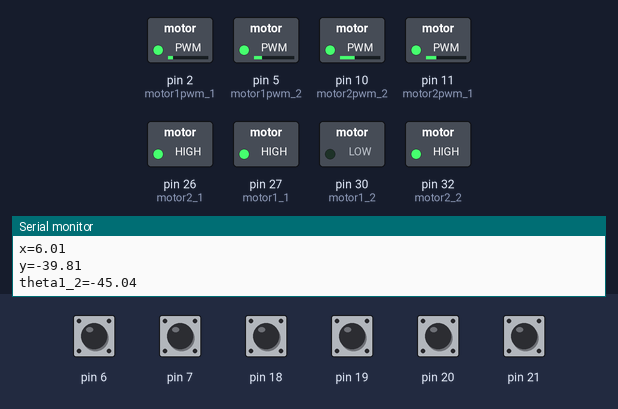
Simulated run of this sketch. Board: Arduino Mega 2560, built with avr-gcc and run on an emulated ATmega2560. Shown: switched loads named in the sketch (green lamp = pin HIGH), the last lines printed to the serial monitor. Inputs (shaded band) come from the test bench; at power-on: pin 6, pin 7, pin 18–21 HIGH.

Above: at 1.2 s.
1.3 s: pin 20 pulled LOW for 0.15 s
At 2.2 s:
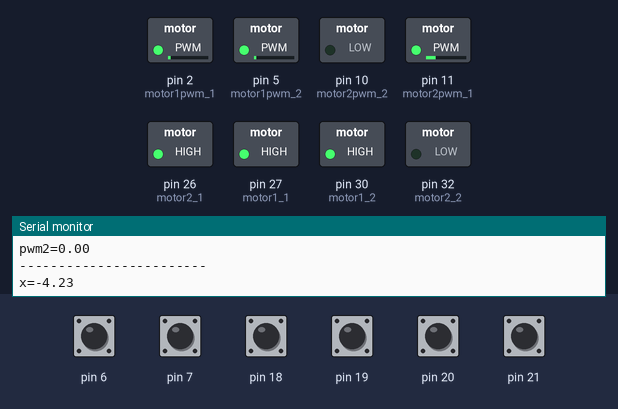
4.3 s: pin 21 pulled LOW for 0.15 s
At 4.37 s:
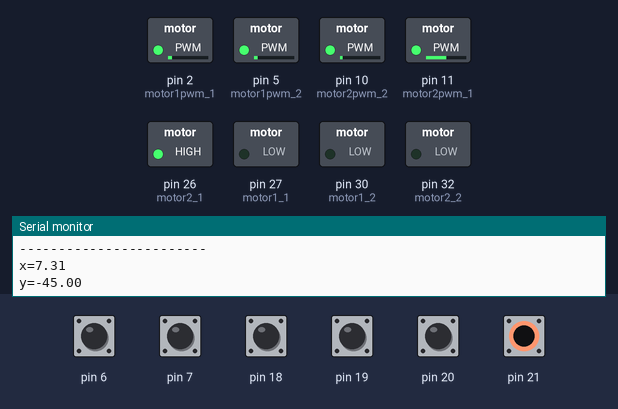
7.4 s: pin 20 pulled LOW for 0.15 s
At 7.56 s:
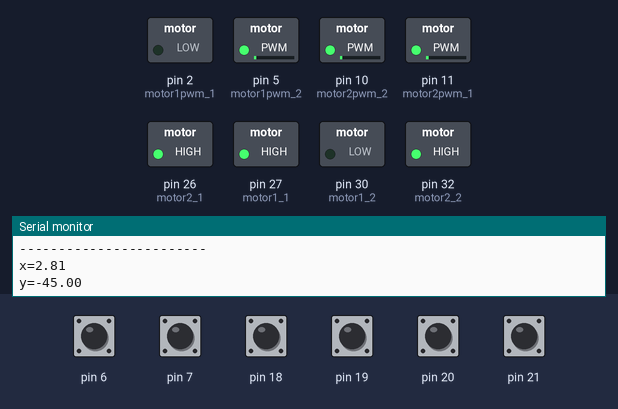
At 8.06 s:
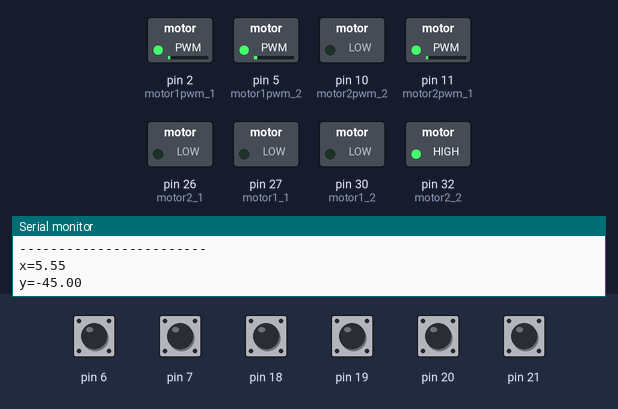
10.4 s: pin 21 pulled LOW for 1 s
13.4 s: pin 21 pulled LOW for 0.15 s
16.5 s: pin 20 pulled LOW for 1 s
Timing chart, 0 to 20.5 s (numbered marks = the images above; inputs shaded):
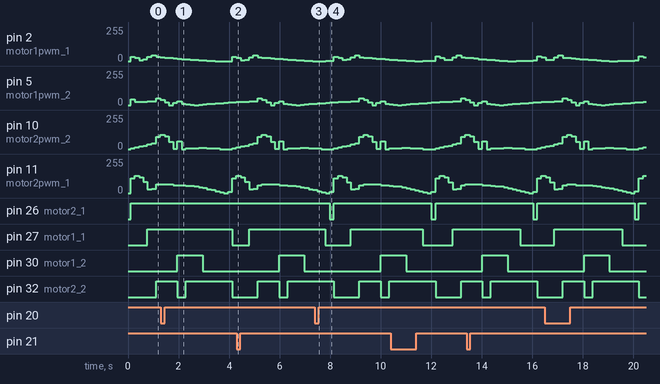

Measured:
- after the input at 7.4 s, pin 26 (motor2_1): HIGH → LOW after 0.58 s, → HIGH 0.17 s later

The sketch:

KittyTA1.ino
```cpp
#define motor1_1  27          //                                                      1-hip        2-knee
#define motor2_1  26
#define motor1pwm_1  2
#define motor2pwm_1  11

#define motor1_2  30
#define motor2_2  32
#define motor1pwm_2  5
#define motor2pwm_2  10

#include <SoftwareSerial.h>

SoftwareSerial mySerial1(10, 11); // RX, TX

int h=1,aa=2;

double alpha_1;
float w = 0.1, theta1c_1 = 0.0 , theta2c_1 = 0.0, theta1_1, theta2_1, error1_1, error2_1, correction1_1, correction2_1, c1_1, c2_1;
float dif_error1_1 , prev_error1_1 = 0.0 , dif_error2_1 , prev_error2_1 = 0.0;

double alpha_2;
float theta1c_2 = 0.0 , theta2c_2 = 0.0, theta1_2, theta2_2, error1_2, error2_2, correction1_2, correction2_2, c1_2, c2_2;
float dif_error1_2 , prev_error1_2 = 0.0 , dif_error2_2 , prev_error2_2 = 0.0;

float Kp1 = 1.5, Kp2 = 1.5, Kd1 = 2.0, Kd2 = 2.0 ;

int l1 = 25, l2 = 25, a = 20, b = 7;

volatile int temp1_1 , counter1_1 = 0;
volatile int temp2_1 , counter2_1 = 0;

volatile int temp1_2 , counter1_2 = 0;
volatile int temp2_2 , counter2_2 = 0;


void setup()
{
  Serial.begin(9600);
  mySerial1.begin(9600);

//Leg1
  pinMode(21, INPUT_PULLUP);
  pinMode(6, INPUT_PULLUP);
  attachInterrupt(2, ai2_1, RISING);


  pinMode(20, INPUT_PULLUP);
  pinMode(7, INPUT_PULLUP);
  attachInterrupt(3, ai3_1, RISING);

//  Leg2
  pinMode(19, INPUT_PULLUP);
  pinMode(9, INPUT_PULLUP);
  attachInterrupt(4, ai4_2, RISING);


  pinMode(18, INPUT_PULLUP);
  pinMode(8, INPUT_PULLUP);
  attachInterrupt(5, ai5_2, RISING);

  pinMode(motor1_1, OUTPUT);
  pinMode(motor1pwm_1, OUTPUT);
  pinMode(motor2_1, OUTPUT);
  pinMode(motor2pwm_1, OUTPUT);

    pinMode(motor1_2, OUTPUT);
  pinMode(motor1pwm_2, OUTPUT);
  pinMode(motor2_2, OUTPUT);
  pinMode(motor2pwm_2, OUTPUT);

}

void loop()
{
        for (float t = 0.523, u=0.89;t < 3.139,u < 5.34; t = t + 0.523,u = u + 0.88){

      float xe_1 = 4 + 8 * cos(t);
      float ye_1 = -45 + 6*sin(t);

      float xe_2 = 4.66 + u ;
      float ye_2 = -45 ;

      if ( counter1_1 != temp1_1 ){
        temp1_1 = counter1_1;

        if (counter1_1 > 600)
        {
          counter1_1 = 0;
        }
        theta1c_1 = (counter1_1 * 0.6);
      }

      if ( counter2_1 != temp2_1 ){
        temp2_1 = counter2_1;

        if (counter2_1 > 600)
        {
          counter2_1 = 0;
        }
        theta2c_1 = (counter2_1 * 0.6);
      }

      if ( counter1_2 != temp1_2 ){
        temp1_2 = counter1_2;

        if (counter1_2 > 600){
          counter1_2 = 0;
          }

        theta1c_2 = (counter1_2 * 0.6);
      }

      if ( counter2_2 != temp2_2 ){
        temp2_2 = counter2_2;

        if (counter2_2 > 600)
        {
          counter2_2 = 0;
        }
        theta2c_2 = -(counter2_2 * 0.6);
      }


        if (atan(ye_1/xe_1)>0)
        {
          alpha_1 = atan(ye_1 / xe_1) - 3.14159;
        }
        else
        {
          alpha_1 = atan(ye_1 / xe_1);
        }

        if (atan(ye_2 / xe_2) > 0)
        {
          alpha_2 = atan(ye_2 / xe_2) - 3.14159;
        }
        else
         { alpha_2 = atan(ye_2 / xe_2);
         }

        theta1_1 = 57.2958 * (cosine_rule(l1,l2, sqrt(xe_1 * xe_1 + ye_1 * ye_1)) + alpha_1);
        theta2_1 = 57.2958 * (-3.14159 + cosine_rule(sqrt(xe_1 * xe_1 + ye_1 * ye_1), l1, l2));

        error1_1 = theta1_1 - theta1c_1 + 53.728;
        error2_1 = theta2_1 - theta2c_1/4 + 42.68;

        dif_error1_1 = error1_1 - prev_error1_1;
        dif_error2_1 = error2_1 - prev_error2_1;

        c1_1 = Kp1 * error1_1 + Kd1 * (dif_error1_1);
        c2_1 = Kp2 * error2_1 + Kd2 * (dif_error2_1);

        prev_error1_1 = error1_1;
        prev_error2_1 = error2_1;

        correction1_1 = map(abs(c1_1), 0, 70, 0, 80);
        correction2_1 = map(abs(c2_1), 0, 90, 0, 175);      //175

//        Serial.print("x=");
//        Serial.println(xe_1);
//        Serial.print("y=");
//        Serial.println(ye_1);
//        Serial.print("theta1_1=");
//        Serial.println(theta1_1);
//        Serial.print("theta1c_1=");
//        Serial.println(theta1c_1-53.728);
//        Serial.print("theta2c_1=");
//        Serial.println(theta2c_1-42.68);
//        Serial.print("theta2_1=");
//        Serial.println(theta2_1);
//        Serial.print("c1_1=");
//        Serial.println(c1_1);
//        Serial.print("c2_1=");
//        Serial.println(c2_1);
//        Serial.print("pwm1=");
//        Serial.println(correction1_1);
//        Serial.print("pwm2=");
//        Serial.println(correction2_1);
//        Serial.println("------------------------");

        theta1_2 = 57.2958 * (cosine_rule(l2, l1, sqrt((xe_2 * xe_2) + (ye_2 * ye_2))) + alpha_2);
        theta2_2 = 57.2958 * (-3.14159 + cosine_rule(sqrt(xe_2 * xe_2 + ye_2 * ye_2), l1, l2));

        error1_2 = theta1_2 - theta1c_2 + 65.8795;
        error2_2 = theta2_2 - theta2c_2/4 + 50.4;

        dif_error1_2 = error1_2 - prev_error1_2;
        dif_error2_2 = error2_2 - prev_error2_2;

        c1_2 = Kp1 * error1_2 + Kd1 * (dif_error1_2);
        c2_2 = Kp2 * error2_2 + Kd2 * (dif_error2_2);

        prev_error1_2 = error1_2;
        prev_error2_2 = error2_2;

        correction1_2 = map(abs(c1_2), 0, 30, 0, 50);     //50
        correction2_2 = map(abs(c2_2), 0, 35, 0, 175);    //175

        Serial.print("x=");
        Serial.println(xe_2);
        Serial.print("y=");
        Serial.println(ye_2);
        Serial.print("theta1_2=");
        Serial.println(theta1_2);
        Serial.print("theta1c_2=");
        Serial.println(theta1c_2-65.8795);
        Serial.print("theta2c_2=");
        Serial.println(theta2c_2-50.4);
        Serial.print("theta2_2=");
        Serial.println(theta2_2);
        Serial.print("c1_2=");
        Serial.println(c1_2);
        Serial.print("c2_2=");
        Serial.println(c2_2);
        Serial.print("pwm1=");
        Serial.println(correction1_2);
        Serial.print("pwm2=");
        Serial.println(correction2_2);
        Serial.println("------------------------");

        if (error1_1 < 0 ){
          upr_mtr_fwd_1();
          analogWrite(motor1pwm_1, abs(correction1_1));
        }

        else if (error1_1 > 0){
          upr_mtr_bwd_1();
          analogWrite(motor1pwm_1, abs(correction1_1));
        }

        if (error2_1 < 0){
          lwr_mtr_fwd_1();
          analogWrite(motor2pwm_1, abs(correction2_1));
        }

        else if (error2_1 > 0){
          lwr_mtr_bwd_1();
          analogWrite(motor2pwm_1, abs(correction2_1));
        }

        if (error1_2 < 0 ){
          upr_mtr_fwd_2();
          analogWrite(motor1pwm_2, abs(correction1_2));
        }

        else if (error1_2 > 0){
          upr_mtr_bwd_2();
          analogWrite(motor1pwm_2, abs(correction1_2));
        }

        if (error2_2 < 0){
          lwr_mtr_fwd_2();
          analogWrite(motor2pwm_2, abs(correction2_2));
        }

        else if (error2_2 > 0){
          lwr_mtr_bwd_2();
          analogWrite(motor2pwm_2, abs(correction2_2));
        }

    }

        for (float t = 0.523, u=0.89;t < 3.139,u < 5.34; t = t + 0.523,u = u + 0.88)       //0.01
        {

      float xe_2 = 2 + 8 * cos(t);
      float ye_2 = -45 + 6*sin(t);

      float xe_1 = -4 + u ;
      float ye_1 = -45 ;

      if ( counter1_1 != temp1_1 ){
        temp1_1 = counter1_1;

        if (counter1_1 > 600)
        {
          counter1_1 = 0;
        }
        theta1c_1 = (counter1_1 * 0.6);
      }

      if ( counter2_1 != temp2_1 ){
        temp2_1 = counter2_1;

        if (counter2_1 > 600)
        {
          counter2_1 = 0;
        }
        theta2c_1 = (counter2_1 * 0.6);
      }

      if ( counter1_2 != temp1_2 ){
        temp1_2 = counter1_2;

        if (counter1_2 > 600){
          counter1_2 = 0;
          }

        theta1c_2 = (counter1_2 * 0.6);
      }

      if ( counter2_2 != temp2_2 ){
        temp2_2 = counter2_2;

        if (counter2_2 > 600)
        {
          counter2_2 = 0;
        }
        theta2c_2 = -(counter2_2 * 0.6);
      }


        if (atan(ye_1/xe_1)>0)
        {
          alpha_1 = atan(ye_1 / xe_1) - 3.14159;
        }
        else
        {
          alpha_1 = atan(ye_1 / xe_1);
        }

        if (atan(ye_2 / xe_2) > 0)
        {
          alpha_2 = atan(ye_2 / xe_2) - 3.14159;
        }
        else
         { alpha_2 = atan(ye_2 / xe_2);
         }

        theta1_1 = 57.2958 * (cosine_rule(l1,l2, sqrt(xe_1 * xe_1 + ye_1 * ye_1)) + alpha_1);
        theta2_1 = 57.2958 * (-3.14159 + cosine_rule(sqrt(xe_1 * xe_1 + ye_1 * ye_1), l1, l2));

        error1_1 = theta1_1 - theta1c_1 + 53.728;
        error2_1 = theta2_1 - theta2c_1/4 + 42.68;

        dif_error1_1 = error1_1 - prev_error1_1;
        dif_error2_1 = error2_1 - prev_error2_1;

        c1_1 = Kp1 * error1_1 + Kd1 * (dif_error1_1);
        c2_1 = Kp2 * error2_1 + Kd2 * (dif_error2_1);

        prev_error1_1 = error1_1;
        prev_error2_1 = error2_1;

        correction1_1 = map(abs(c1_1), 0, 30, 0, 50);       //50
        correction2_1 = map(abs(c2_1), 0, 35, 0, 175);      //175

//        Serial.print("x=");
//        Serial.println(xe_1);
//        Serial.print("y=");
//        Serial.println(ye_1);
//        Serial.print("theta1_1=");
//        Serial.println(theta1_1);
//        Serial.print("theta1c_1=");
//        Serial.println(theta1c_1-53.728);
//        Serial.print("theta2c_1=");
//        Serial.println(theta2c_1-42.68);
//        Serial.print("theta2_1=");
//        Serial.println(theta2_1);
//        Serial.print("c1_1=");
//        Serial.println(c1_1);
//        Serial.print("c2_1=");
//        Serial.println(c2_1);
//        Serial.print("pwm1=");
//        Serial.println(correction1_1);
//        Serial.print("pwm2=");
//        Serial.println(correction2_1);
//        Serial.println("------------------------");

        theta1_2 = 57.2958 * (cosine_rule(l2, l1, sqrt((xe_2 * xe_2) + (ye_2 * ye_2))) + alpha_2);
        theta2_2 = 57.2958 * (-3.14159 + cosine_rule(sqrt(xe_2 * xe_2 + ye_2 * ye_2), l1, l2));

        error1_2 = theta1_2 - theta1c_2 + 65.8795;
        error2_2 = theta2_2 - theta2c_2/4 + 50.4;

        dif_error1_2 = error1_2 - prev_error1_2;
        dif_error2_2 = error2_2 - prev_error2_2;

        c1_2 = Kp1 * error1_2 + Kd1 * (dif_error1_2);
        c2_2 = Kp2 * error2_2 + Kd2 * (dif_error2_2);

        prev_error1_2 = error1_2;
        prev_error2_2 = error2_2;

        correction1_2 = map(abs(c1_2), 0, 70, 0, 80 );
        correction2_2 = map(abs(c2_2), 0, 90, 0, 175);

        Serial.print("x=");
        Serial.println(xe_2);
        Serial.print("y=");
        Serial.println(ye_2);
        Serial.print("theta1_2=");
        Serial.println(theta1_2);
        Serial.print("theta1c_2=");
        Serial.println(theta1c_2-65.8795);
        Serial.print("theta2c_2=");
        Serial.println(theta2c_2-50.4);
        Serial.print("theta2_2=");
        Serial.println(theta2_2);
        Serial.print("c1_2=");
        Serial.println(c1_2);
        Serial.print("c2_2=");
        Serial.println(c2_2);
        Serial.print("pwm1=");
        Serial.println(correction1_2);
        Serial.print("pwm2=");
        Serial.println(correction2_2);
        Serial.println("------------------------");


        if (error1_1 < 0 ){
          upr_mtr_fwd_1();
          analogWrite(motor1pwm_1, abs(correction1_1));
        }

        else if (error1_1 > 0){
          upr_mtr_bwd_1();
          analogWrite(motor1pwm_1, abs(correction1_1));
        }

        if (error2_1 < 0){
          lwr_mtr_fwd_1();
          analogWrite(motor2pwm_1, abs(correction2_1));
        }

        else if (error2_1 > 0){
          lwr_mtr_bwd_1();
          analogWrite(motor2pwm_1, abs(correction2_1));
        }

        if (error1_2 < 0 ){
          upr_mtr_fwd_2();
          analogWrite(motor1pwm_2, abs(correction1_2));
        }

        else if (error1_2 > 0){
          upr_mtr_bwd_2();
          analogWrite(motor1pwm_2, abs(correction1_2));
        }

        if (error2_2 < 0){
          lwr_mtr_fwd_2();
          analogWrite(motor2pwm_2, abs(correction2_2));
        }

        else if (error2_2 > 0){
          lwr_mtr_bwd_2();
          analogWrite(motor2pwm_2, abs(correction2_2));
        }

    }

        for (float u=0.89 ; u < 10.68 ; u = u + 0.88)
        {

      float xe_2 = -6 + u;
      float ye_2 = -45;

      float xe_1 = 1.3333 + u ;
      float ye_1 = -45 ;

      if ( counter1_1 != temp1_1 ){
        temp1_1 = counter1_1;

        if (counter1_1 > 600)
        {
          counter1_1 = 0;
        }
        theta1c_1 = (counter1_1 * 0.6);
      }

      if ( counter2_1 != temp2_1 ){
        temp2_1 = counter2_1;

        if (counter2_1 > 600)
        {
          counter2_1 = 0;
        }
        theta2c_1 = (counter2_1 * 0.6);
      }

      if ( counter1_2 != temp1_2 ){
        temp1_2 = counter1_2;

        if (counter1_2 > 600){
          counter1_2 = 0;
          }

        theta1c_2 = (counter1_2 * 0.6);
      }

      if ( counter2_2 != temp2_2 ){
        temp2_2 = counter2_2;

        if (counter2_2 > 600)
        {
          counter2_2 = 0;
        }
        theta2c_2 = -(counter2_2 * 0.6);
      }


        if (atan(ye_1/xe_1)>0)
        {
          alpha_1 = atan(ye_1 / xe_1) - 3.14159;
        }
        else
        {
          alpha_1 = atan(ye_1 / xe_1);
        }

        if (atan(ye_2 / xe_2) > 0)
        {
          alpha_2 = atan(ye_2 / xe_2) - 3.14159;
        }
        else
         { alpha_2 = atan(ye_2 / xe_2);
         }

        theta1_1 = 57.2958 * (cosine_rule(l1,l2, sqrt(xe_1 * xe_1 + ye_1 * ye_1)) + alpha_1);
        theta2_1 = 57.2958 * (-3.14159 + cosine_rule(sqrt(xe_1 * xe_1 + ye_1 * ye_1), l1, l2));

        error1_1 = theta1_1 - theta1c_1 + 53.728;
        error2_1 = theta2_1 - theta2c_1/4 + 42.68;

        dif_error1_1 = error1_1 - prev_error1_1;
        dif_error2_1 = error2_1 - prev_error2_1;

        c1_1 = Kp1 * error1_1 + Kd1 * (dif_error1_1);
        c2_1 = Kp2 * error2_1 + Kd2 * (dif_error2_1);

        prev_error1_1 = error1_1;
        prev_error2_1 = error2_1;

        correction1_1 = map(abs(c1_1), 0, 30, 0, 50);     //50
        correction2_1 = map(abs(c2_1), 0, 35, 0, 175);

//        Serial.print("x=");
//        Serial.println(xe_1);
//        Serial.print("y=");
//        Serial.println(ye_1);
//        Serial.print("theta1_1=");
//        Serial.println(theta1_1);
//        Serial.print("theta1c_1=");
//        Serial.println(theta1c_1-53.728);
//        Serial.print("theta2c_1=");
//        Serial.println(theta2c_1-42.68);
//        Serial.print("theta2_1=");
//        Serial.println(theta2_1);
//        Serial.print("c1_1=");
//        Serial.println(c1_1);
//        Serial.print("c2_1=");
//        Serial.println(c2_1);
//        Serial.print("pwm1=");
//        Serial.println(correction1_1);
//        Serial.print("pwm2=");
//        Serial.println(correction2_1);
//        Serial.println("------------------------");

        theta1_2 = 57.2958 * (cosine_rule(l2, l1, sqrt((xe_2 * xe_2) + (ye_2 * ye_2))) + alpha_2);
        theta2_2 = 57.2958 * (-3.14159 + cosine_rule(sqrt(xe_2 * xe_2 + ye_2 * ye_2), l1, l2));

        error1_2 = theta1_2 - theta1c_2 + 65.8795;
        error2_2 = theta2_2 - theta2c_2/4 + 50.4;

        dif_error1_2 = error1_2 - prev_error1_2;
        dif_error2_2 = error2_2 - prev_error2_2;

        c1_2 = Kp1 * error1_2 + Kd1 * (dif_error1_2);
        c2_2 = Kp2 * error2_2 + Kd2 * (dif_error2_2);

        prev_error1_2 = error1_2;
        prev_error2_2 = error2_2;

        correction1_2 = map(abs(c1_2), 0, 30, 0, 50);   //50
        correction2_2 = map(abs(c2_2), 0, 35, 0, 175);    //175

        Serial.print("x=");
        Serial.println(xe_2);
        Serial.print("y=");
        Serial.println(ye_2);
        Serial.print("theta1_2=");
        Serial.println(theta1_2);
        Serial.print("theta1c_2=");
        Serial.println(theta1c_2-65.8795);
        Serial.print("theta2c_2=");
        Serial.println(theta2c_2-50.4);
        Serial.print("theta2_2=");
        Serial.println(theta2_2);
        Serial.print("c1_2=");
        Serial.println(c1_2);
        Serial.print("c2_2=");
        Serial.println(c2_2);
        Serial.print("pwm1=");
        Serial.println(correction1_2);
        Serial.print("pwm2=");
        Serial.println(correction2_2);
        Serial.println("------------------------");


        if (error1_1 < 0 ){
          upr_mtr_fwd_1();
          analogWrite(motor1pwm_1, abs(correction1_1));
        }

        else if (error1_1 > 0){
          upr_mtr_bwd_1();
          analogWrite(motor1pwm_1, abs(correction1_1));
        }

        if (error2_1 < 0){
          lwr_mtr_fwd_1();
          analogWrite(motor2pwm_1, abs(correction2_1));
        }

        else if (error2_1 > 0){
          lwr_mtr_bwd_1();
          analogWrite(motor2pwm_1, abs(correction2_1));
        }

        if (error1_2 < 0 ){
          upr_mtr_fwd_2();
          analogWrite(motor1pwm_2, abs(correction1_2));
        }

        else if (error1_2 > 0){
          upr_mtr_bwd_2();
          analogWrite(motor1pwm_2, abs(correction1_2));
        }

        if (error2_2 < 0){
          lwr_mtr_fwd_2();
          analogWrite(motor2pwm_2, abs(correction2_2));
        }

        else if (error2_2 > 0){
          lwr_mtr_bwd_2();
          analogWrite(motor2pwm_2, abs(correction2_2));
        }

    }

}


  float cosine_rule(float c, float b, float a){
    float x = ( a * a + b * b - c * c ) / ( 2 * a * b );
    return acos(x);
  }

  void upr_mtr_fwd_1(){
    digitalWrite(motor1_1, HIGH);
  }

  void upr_mtr_bwd_1(){
    digitalWrite(motor1_1, LOW);
  }

  void lwr_mtr_fwd_1(){
    digitalWrite(motor2_1, HIGH);
  }

  void lwr_mtr_bwd_1(){
    digitalWrite(motor2_1, LOW);
  }

  void ai2_1() {
    if (digitalRead(6) == LOW)
    {
      counter1_1++;
    } else {
      counter1_1--;
    }
  }

  void ai3_1() {
    if (digitalRead(7) == LOW) {
      counter2_1++;
    } else {
      counter2_1--;
    }
  }

  void upr_mtr_fwd_2(){
    digitalWrite(motor1_2, HIGH);
  }

  void upr_mtr_bwd_2(){
    digitalWrite(motor1_2, LOW);
  }

  void lwr_mtr_fwd_2(){
    digitalWrite(motor2_2, HIGH);
  }

  void lwr_mtr_bwd_2(){
    digitalWrite(motor2_2, LOW);
  }

  void ai4_2() {
    if (digitalRead(9) == LOW)
    {
      counter1_2++;
    } else {
      counter1_2--;
    }
  }

  void ai5_2() {
    if (digitalRead(8) == LOW) {
      counter2_2++;
    } else {
      counter2_2--;
    }
  }
```
